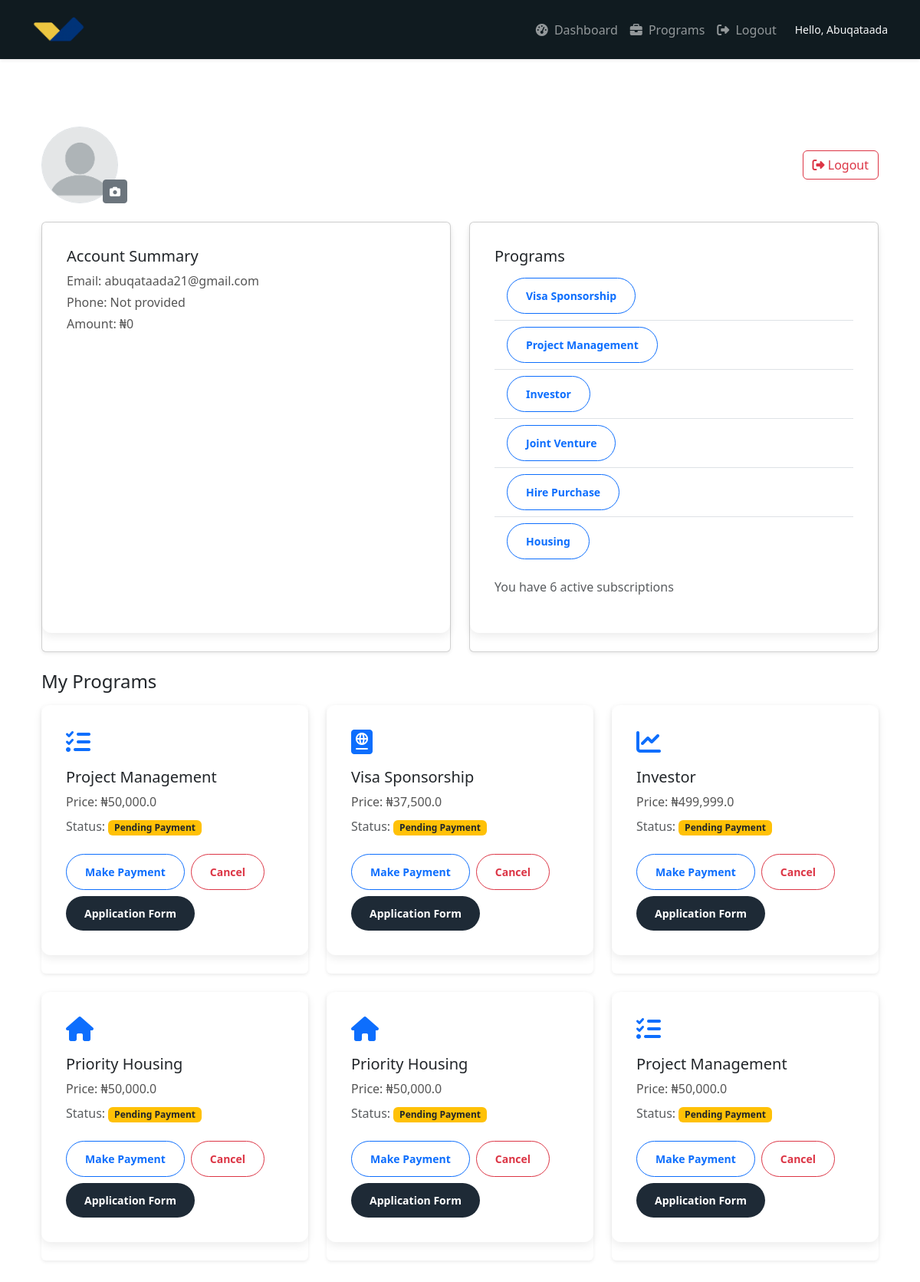
The page /dashboard (signed in) on the database its author committed.
### app.py (models this page shows, shortened)
class User(db.Model, UserMixin):
    id = db.Column(db.Integer, primary_key=True)
    username = db.Column(db.String(150), nullable=False)
    first_name = db.Column(db.String(150), nullable=False)
    last_name = db.Column(db.String(150), nullable=False)
    user_code = db.Column(db.String(150), nullable=False)
    town = db.Column(db.String(150), nullable=True)
    country = db.Column(db.String(150), nullable=True)
    phone = db.Column(db.String(150), nullable=True)
    email = db.Column(db.String(150), unique=True, nullable=False)
    password_hash = db.Column(db.String(200), nullable=False)
    is_admin = db.Column(db.Boolean, default=False)
    subscriptions = db.relationship('Subscription', backref='user', lazy=True)
    profile_picture = db.Column(db.String(200), nullable=True)
    def get_profile_picture_url(self):
        if self.profile_picture:
            return url_for('static', filename=f'uploads/{self.profile_picture}')
        return url_for('static', filename='images/profile.png')

class Subscription(db.Model):
    id = db.Column(db.Integer, primary_key=True)
    user_id = db.Column(db.Integer, db.ForeignKey('user.id'), nullable=False)
    program_id = db.Column(db.Integer, db.ForeignKey('program.id'), nullable=False)
    is_paid = db.Column(db.Boolean, default=False)
    payment_receipt = db.Column(db.String(200), nullable=True)  # uploaded filename
    created_at = db.Column(db.DateTime, default=datetime.now(timezone.utc))
    status = db.Column(db.String(100), default='pending', nullable=False)
    order_number = db.Column(db.String(100), unique=True, nullable=True)

class Program(db.Model):
    id = db.Column(db.Integer, primary_key=True)
    name = db.Column(db.String(100), nullable=False)
    slug = db.Column(db.String(100), unique=True, nullable=False)
    price = db.Column(db.Float, nullable=False)
    icon = db.Column(db.String(50))
    subscriptions = db.relationship('Subscription', backref='program', lazy=True)

### app.py (the view)
@app.route('/dashboard')
@login_required
def dashboard():
    subscriptions = Subscription.query.filter_by(user_id=current_user.id).all()
    programs = Program.query.all()
    return render_template('dashboard.html', subscriptions=subscriptions, programs=programs)

### app.py (called while the page is built)
@login_manager.user_loader
def load_user(user_id):
    return User.query.get(int(user_id))

### templates/dashboard.html (shortened to what this page needs)
{% extends "dashboard_base.html" %}
{% block content %}
<div class="container my-5">
    <div class="row justify-content-between align-items-center">
        <div class="col-auto position-relative">
            <div class="profile-picture border rounded-circle overflow-hidden" style="width: 100px; height: 100px;">
                <img src="{% if current_user.profile_picture %}{{ url_for('static', filename='uploads/' + current_user.profile_picture) }}{% else %}{{ url_for('static', filename='images/profile.png') }}{% endif %}"
                    alt="Profile Picture"
                    class="img-fluid w-100 h-100"
                    style="object-fit: cover;">
            </div>
            <button class="btn btn-sm btn-secondary position-absolute bottom-0 end-0"
                data-bs-toggle="modal" data-bs-target="#uploadProfilePictureModal">
                <i class="fas fa-camera"></i>
            </button>
        </div>
        <div class="col-auto">
            <a href="{{ url_for('logout') }}" class="btn btn-outline-danger">
                <i class="fas fa-sign-out-alt"></i> Logout
            </a>
        </div>
    </div><br>
    <div class="row">
        <div class="col-md-6 mb-4">
            <div class="card shadow-sm h-100">
                <div class="card-body">
                    <h5 class="card-title">Account Summary</h5>
                    <p class="mb-1">Email: {{ current_user.email }}</p>
                    <p class="mb-1">Phone: {{ current_user.phone or 'Not provided' }}</p>
                    <p>Amount: ₦{{ "{:,}".format(current_user.balance or 0) }}</p>
                </div>
            </div>
        </div>
        <div class="col-md-6 mb-4">
            <div class="card shadow-sm h-100">
                <div class="card-body">
                    <h5 class="card-title">Programs</h5>
                    <div class="program-list">
                        <ul class="list-group list-group-flush">
                            <li class="list-group-item d-flex justify-content-between align-items-center">
                                <a href="{{ url_for('payment_details', program_slug='visa') }}" class="btn btn-sm btn-outline-primary">Visa Sponsorship</a>
                            </li>
                            <li class="list-group-item d-flex justify-content-between align-items-center">
                                <a href="{{ url_for('payment_details', program_slug='project_management') }}" class="btn btn-sm btn-outline-primary">Project Management</a>
                            </li>
                            <li class="list-group-item d-flex justify-content-between align-items-center">
                                <a href="{{ url_for('payment_details', program_slug='investor') }}" class="btn btn-sm btn-outline-primary">Investor</a>
                            </li>
                            <li class="list-group-item d-flex justify-content-between align-items-center">
                                <a href="{{ url_for('payment_details', program_slug='joint_venture') }}" class="btn btn-sm btn-outline-primary">Joint Venture</a>
                            </li>
                            <li class="list-group-item d-flex justify-content-between align-items-center">
                                <a href="{{ url_for('payment_details', program_slug='hire_purchase') }}"
                                    class="btn btn-sm btn-outline-primary"
                                    onclick="event.preventDefault(); new bootstrap.Modal(document.getElementById('comingSoonModal')).show();">
                                    Hire Purchase
                                </a>
                            </li>
                            <li class="list-group-item d-flex justify-content-between align-items-center">
                                <a href="{{ url_for('payment_details', program_slug='housing') }}" class="btn btn-sm btn-outline-primary">Housing</a>
                            </li>
                        </ul>
                    </div>
                    <div class="mt-3">
                        <p class="small text-muted">You have {{ current_user.subscriptions|length }} active subscriptions</p>
                    </div>
                </div>
            </div>
        </div>
    </div>
    {% if subscriptions %}
    <div class="row mb-4">
        <div class="col-12">
            <h4 class="mb-3">My Programs</h4>
        </div>
        {% for user_sub in subscriptions %}
        <div class="col-md-4 mb-4">
            <div class="card shadow-sm border-0 h-100">
                <div class="card-body d-flex flex-column">
                    <div class="mb-3">
                        <i class="{{ user_sub.program.icon }} fa-2x text-primary"></i>
                    </div>
                    <h5 class="card-title">{{ user_sub.program.name }}</h5>
                    <p class="card-text mb-2">Price: ₦{{ "{:,}".format(user_sub.program.price) }}</p>
                    <p class="card-text small text-muted mb-4">
                        Status:
                        {% if user_sub.is_paid %}
                            <span class="badge bg-success">Active</span>
                                <a href="{{ url_for('apply_program', slug=user_sub.program.slug) }}"
                                class="btn btn-primary btn-sm flex-fill flex-grow-1 flex-md-grow-0">
                                Application Form
                                </a>
                        {% else %}
                            <span class="badge bg-warning text-dark">Pending Payment</span>
                        {% endif %}
                    </p>
                    {% if not user_sub.is_paid %}
                        <div class="mt-auto">
                            <div class="d-flex flex-wrap gap-2">
                                <a href="{{ url_for('payment_details', program_slug=user_sub.program.slug) }}"
                                class="btn btn-outline-primary btn-sm flex-fill flex-grow-1 flex-md-grow-0">
                                Make Payment
                                </a>
                                <button class="btn btn-outline-danger btn-sm flex-fill flex-grow-1 flex-md-grow-0"
                                        data-bs-toggle="modal"
                                        data-bs-target="#cancelModal{{ user_sub.id }}">
                                        Cancel
                                </button>
                                <a href="{{ url_for('apply_program', slug=user_sub.program.slug) }}"
                                class="btn btn-primary btn-sm flex-fill flex-grow-1 flex-md-grow-0">
                                Application Form
                                </a>
                            </div>
                        </div>
                        {% endif %}
                </div>
            </div>
        </div>
        {% endfor %}
    </div>
    {% endif %}
</div>
{% endblock %}

### templates/dashboard_base.html (shortened to what this page needs)
<!DOCTYPE html>
<html lang="en">
<head>
  <link href="https://cdn.jsdelivr.net/npm/bootstrap@5.3.2/dist/css/bootstrap.min.css" rel="stylesheet">
  <link rel="stylesheet" href="https://cdnjs.cloudflare.com/ajax/libs/font-awesome/6.4.0/css/all.min.css">
  <link href="https://cdn.jsdelivr.net/npm/bootstrap@5.3.3/dist/css/bootstrap.min.css" rel="stylesheet">
  <link rel="stylesheet" href="{{ url_for('static', filename='css/dashboard.css') }}">
</head>
<body>
  {% include 'dashboard_navbar.html' %}
  <main class="container py-4">
    {% block content %}{% endblock %}
  </main>
</body>
</html>

### templates/dashboard_navbar.html (shortened to what this page needs)
<nav class="navbar navbar-expand-lg navbar-dark py-3 sticky-top shadow-sm">
  <div class="container">
    <a class="navbar-brand fw-bold" href="{{ url_for('dashboard') }}">
      <img src="{{ url_for('static', filename='images/logo.png') }}" alt="DP" style="max-height: 35px;">
    </a>
    <div class="collapse navbar-collapse" id="dashboardNavbar">
      <ul class="navbar-nav ms-auto">
        <li class="nav-item">
          <a class="nav-link" href="{{ url_for('dashboard') }}">
            <i class="fas fa-tachometer-alt me-1"></i> Dashboard
          </a>
        </li>
        <li class="nav-item">
          <a class="nav-link" href="{{ url_for('choose_program') }}">
            <i class="fas fa-briefcase me-1"></i> Programs
          </a>
        </li>
        <li class="nav-item">
          <a class="nav-link" href="{{ url_for('logout') }}">
            <i class="fas fa-sign-out-alt me-1"></i> Logout
          </a>
        </li>
      </ul>
      <span class="navbar-text ms-lg-3 text-light small">
        Hello, {{ current_user.username }}
      </span>
    </div>
  </div>
</nav>

### static/css/dashboard.css (style rules this page uses)
.navbar, .sticky-top, .modal-header { background-color: rgb(16, 27, 32); }
.small { font-size: 0.875rem; color: #ffffff; }
.card-body { background: #ffffff; padding: 2rem; margin-bottom: 1.5rem; border-radius: 12px; border: none; box-shadow: 0 4px 12px rgba(0,0,0,0.08); transition: transform 0.3s ease, box-shadow 0.3s ease; }
.card-body p { font-size: 1rem; color: #555; margin-bottom: 1rem; line-height: 1.5; }
.card-body .btn { padding: 0.75rem 1.5rem; border-radius: 50px; font-weight: 600; transition: background 0.3s ease; }
.card-body .btn-primary { background: #1e2a36; border: none; }

### rows shown on the page
User: username "Abuqataada", email "abuqataada21@gmail.com", phone "Not provided"
Subscription: program.name "Project Management", is_paid "Pending Payment"
Program: program.price "50,000.0"
Subscription: program.name "Visa Sponsorship", is_paid "Pending Payment"
Program: program.price "37,500.0"
Subscription: program.name "Investor", is_paid "Pending Payment"
Program: program.price "499,999.0"
Subscription: program.name "Priority Housing", is_paid "Pending Payment"
Program: program.price "50,000.0"
Subscription: program.name "Priority Housing", is_paid "Pending Payment"
Subscription: program.name "Project Management", is_paid "Pending Payment"

### other values the page prints
{{ "{:,}".format(current_user.balance or 0) }} "0"
{{ current_user.subscriptions|length }} "6"
